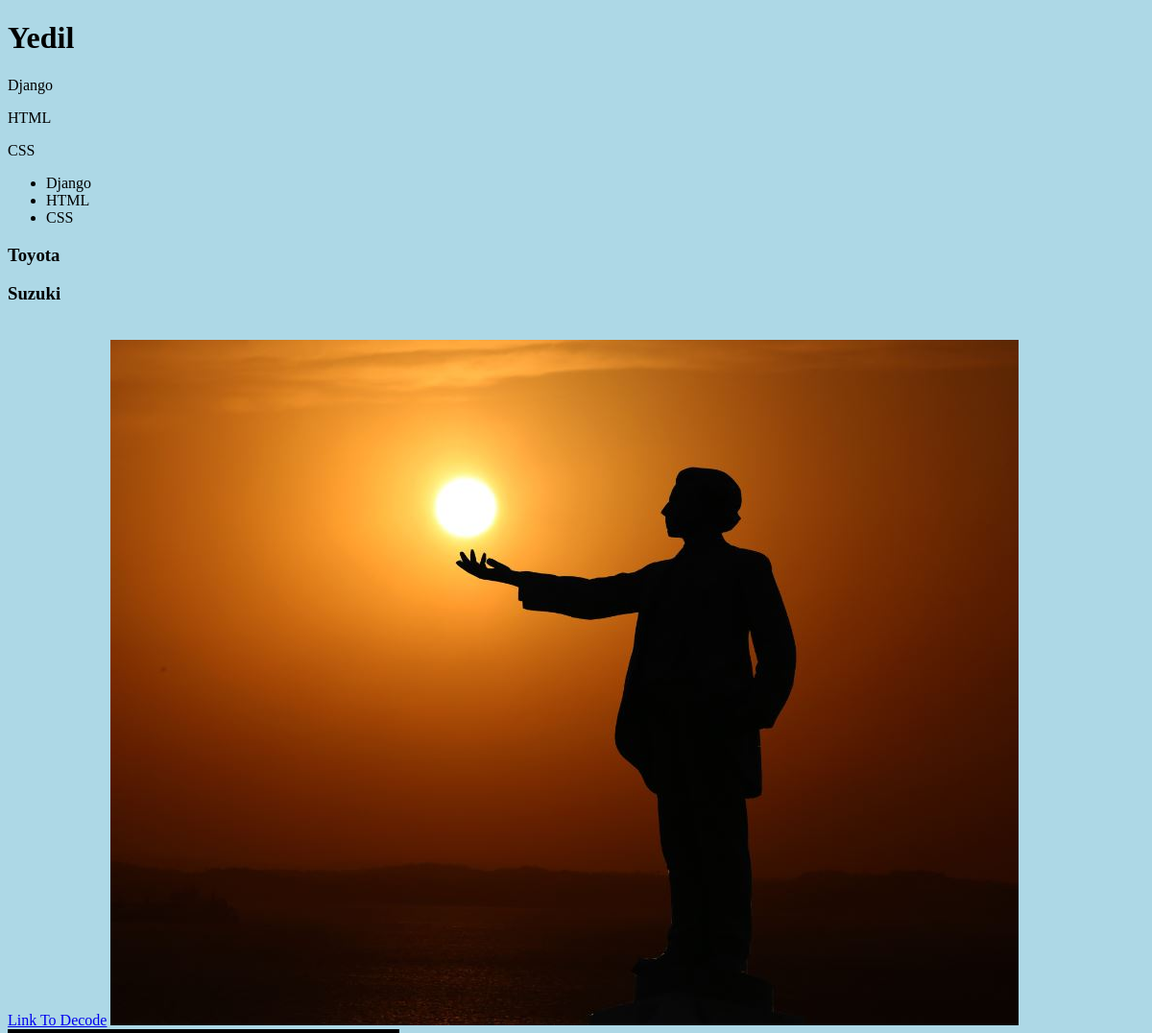
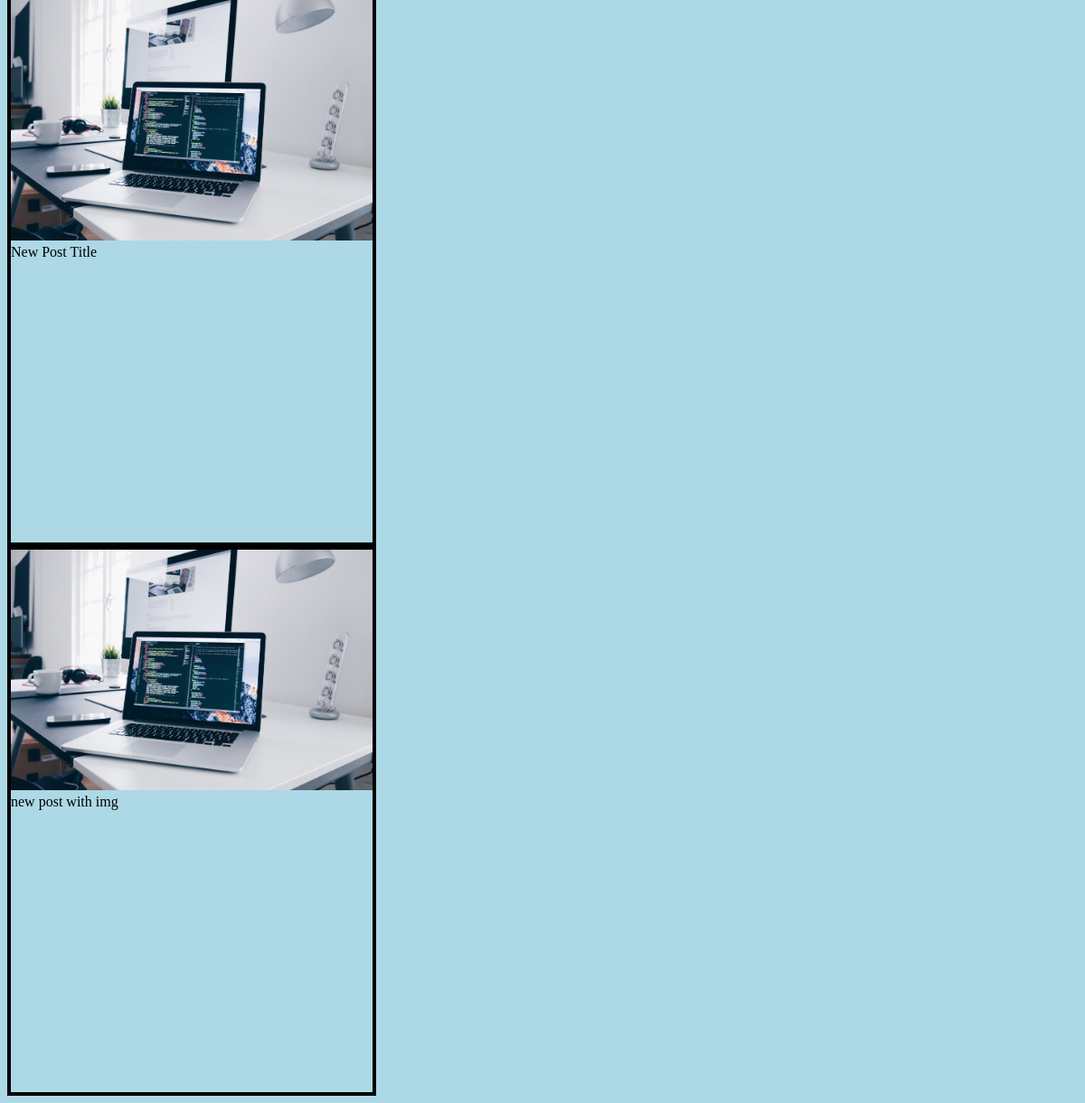
/third, run on the app's committed database (2 pictures, top to bottom).
### posts/models.py (models this page shows)
class Post(models.Model):
    title = models.CharField(max_length=200)
    description = models.TextField()
    image = models.FileField()
    category = models.ForeignKey(Category, on_delete=models.CASCADE, null=True, blank=True)

### posts/views.py (the view)
# urls.py: path('third', views.html_file, name="Third Page"),
def html_file(request):
    data = {
        'name': 'Yedil',
        'skills': ['Django', 'HTML', 'CSS'],
        'vehicle': {
            'car': 'Toyota',
            'moto': 'Suzuki',
        },
        'posts': models.Post.objects.all()
    }
    return render(request, 'cv.html', data)

### posts/templates/cv.html (shortened to what this page needs)
{% load static %}
<!DOCTYPE html>
<html lang="en">
<head>
    <link rel="stylesheet" href="{% static 'style.css' %}">
</head>
<body>
    <h1>{{ name }}</h1>
    <p>{{ skills.0 }}</p>
    <p>{{ skills.1 }}</p>
    <p>{{ skills.2 }}</p>
    <ul>
        {% for item in skills %}
            <li>{{ item }}</li>
        {% endfor %}
    </ul>
    <h3> {{ vehicle.car }} </h3>
    <h3> {{ vehicle.moto }} </h3>
    <br>
    <a href="https://decode.kz">Link To Decode</a>
    <img src="{% static 'myimg.jpg' %}" alt="">
    {% for post in posts %}
        <div class="post-item">
            <img src="/media/{{post.image}}">
            <div class="post-text">
                {{post.title}}
            </div>
        </div>
    {% endfor %}
</body>
</html>

### static/style.css (style rules this page uses)
body { background-color: lightblue; }
.post-item { width: 400px; height: 600px; border: 4px solid black; }
.post-item img { width: 100%; }

### data on the page
Post: image (picture), title "New Post Title"
Post: image (picture), title "new post with img"

### other printed values
{{ name }} "Yedil"
{{ skills.0 }} "Django"
{{ skills.1 }} "HTML"
{{ skills.2 }} "CSS"
{{ item }} "Django" "HTML" "CSS"
{{ vehicle.car }} "Toyota"
{{ vehicle.moto }} "Suzuki"
